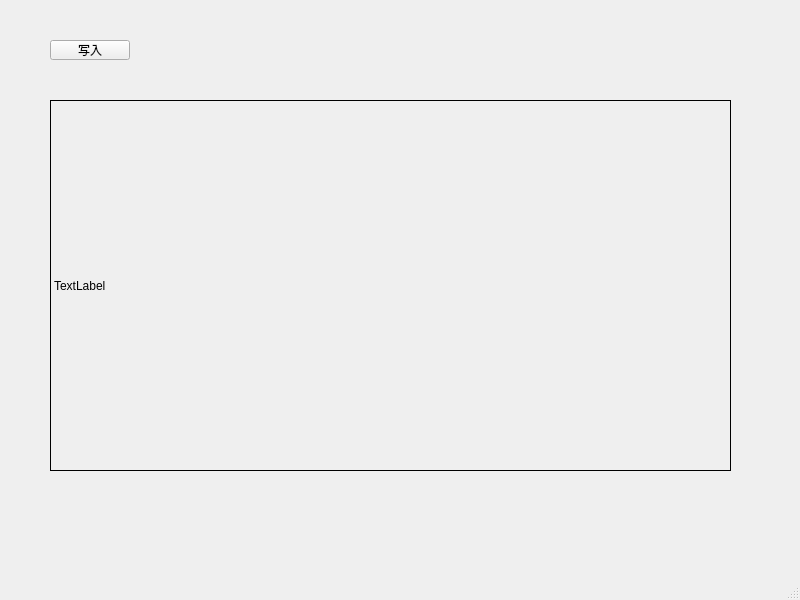
<?xml version="1.0" encoding="UTF-8"?>
<ui version="4.0">
 <class>MainWindow</class>
 <widget class="QMainWindow" name="MainWindow">
  <property name="geometry">
   <rect>
    <x>0</x>
    <y>0</y>
    <width>800</width>
    <height>600</height>
   </rect>
  </property>
  <property name="windowTitle">
   <string>MainWindow</string>
  </property>
  <widget class="QWidget" name="centralwidget">
   <widget class="QPushButton" name="pushButton">
    <property name="geometry">
     <rect>
      <x>50</x>
      <y>40</y>
      <width>80</width>
      <height>20</height>
     </rect>
    </property>
    <property name="text">
     <string>写入</string>
    </property>
   </widget>
   <widget class="QLabel" name="label">
    <property name="geometry">
     <rect>
      <x>50</x>
      <y>100</y>
      <width>681</width>
      <height>371</height>
     </rect>
    </property>
    <property name="frameShape">
     <enum>QFrame::Box</enum>
    </property>
    <property name="text">
     <string>TextLabel</string>
    </property>
   </widget>
  </widget>
  <widget class="QMenuBar" name="menubar">
   <property name="geometry">
    <rect>
     <x>0</x>
     <y>0</y>
     <width>800</width>
     <height>22</height>
    </rect>
   </property>
  </widget>
  <widget class="QStatusBar" name="statusbar"/>
 </widget>
 <resources/>
 <connections/>
</ui>
